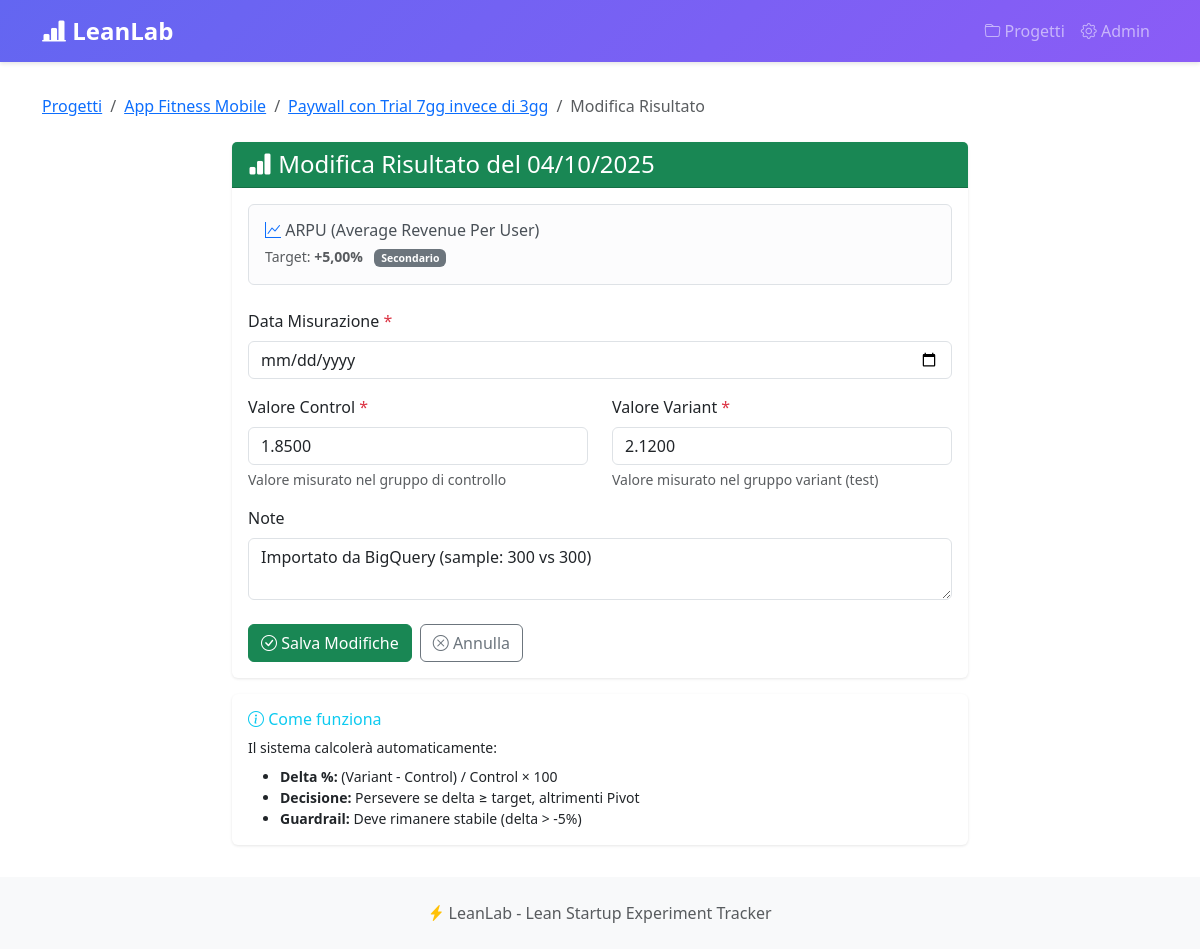
/metrics/result/1/edit/, run on the app's committed database.
### projects/models.py (models this page shows, shortened)
class Project(models.Model):
    name = models.CharField(max_length=200, verbose_name="Nome Progetto")
    description = models.TextField(blank=True, verbose_name="Descrizione")
    created_at = models.DateTimeField(auto_now_add=True)
    updated_at = models.DateTimeField(auto_now=True)
    is_active = models.BooleanField(default=True, verbose_name="Attivo")
    class Meta:
        verbose_name = "Progetto"
        verbose_name_plural = "Progetti"
        ordering = ['-created_at']

class Experiment(models.Model):
    STATUS_CHOICES = [
        ('draft', 'Bozza'),
        ('running', 'In corso'),
        ('completed', 'Completato'),
    ]
    DECISION_CHOICES = [
        ('pending', 'In attesa'),
        ('persevere', 'Persevere'),
        ('pivot', 'Pivot'),
    ]
    project = models.ForeignKey(Project, on_delete=models.CASCADE, related_name='experiments')
    title = models.CharField(max_length=200, verbose_name="Titolo Esperimento")
    hypothesis = models.TextField(verbose_name="Ipotesi da testare")
    status = models.CharField(max_length=20, choices=STATUS_CHOICES, default='draft')
    decision = models.CharField(max_length=20, choices=DECISION_CHOICES, default='pending')
    start_date = models.DateField(null=True, blank=True, verbose_name="Data Inizio")
    end_date = models.DateField(null=True, blank=True, verbose_name="Data Fine")
    notes = models.TextField(blank=True, verbose_name="Note")
    created_at = models.DateTimeField(auto_now_add=True)
    updated_at = models.DateTimeField(auto_now=True)
    class Meta:
        verbose_name = "Esperimento"
        verbose_name_plural = "Esperimenti"
        ordering = ['-created_at']

### metrics/models.py (models this page shows, shortened)
class Indicator(models.Model):
    TYPE_CHOICES = [
        ('percentage', 'Percentuale'),
        ('average', 'Media'),
        ('count', 'Conteggio'),
        ('revenue', 'Revenue'),
    ]
    ROLE_CHOICES = [
        ('primary', 'Primario'),
        ('guardrail', 'Guardrail'),
        ('secondary', 'Secondario'),
    ]
    experiment = models.ForeignKey(Experiment, on_delete=models.CASCADE, related_name='indicators')
    name = models.CharField(max_length=200, verbose_name="Nome Indicatore")
    description = models.TextField(blank=True, verbose_name="Descrizione")
    indicator_type = models.CharField(max_length=20, choices=TYPE_CHOICES, default='percentage')
    role = models.CharField(max_length=20, choices=ROLE_CHOICES, default='primary')
    target_uplift = models.DecimalField(
        max_digits=5,
        decimal_places=2,
        help_text="Target % miglioramento (es. 10 per +10%)",
        verbose_name="Target Uplift %"
    )
    bigquery_metric_key = models.CharField(
        max_length=100,
        blank=True,
        help_text="Chiave per recuperare dati da MockBigQueryData (es: completion_rate, retention_d7)",
        verbose_name="Metric Key BigQuery"
    )
    created_at = models.DateTimeField(auto_now_add=True)
    class Meta:
        verbose_name = "Indicatore"
        verbose_name_plural = "Indicatori"
        ordering = ['experiment', '-role', 'name']

class Result(models.Model):
    indicator = models.ForeignKey(Indicator, on_delete=models.CASCADE, related_name='results')
    measured_at = models.DateField(verbose_name="Data Misurazione")
    value_control = models.DecimalField(max_digits=12, decimal_places=4, verbose_name="Valore Control")
    value_variant = models.DecimalField(max_digits=12, decimal_places=4, verbose_name="Valore Variant")
    delta_percentage = models.DecimalField(max_digits=8, decimal_places=2, null=True, blank=True, verbose_name="Delta %")
    decision_auto = models.CharField(max_length=20, blank=True, verbose_name="Decisione Auto")
    notes = models.TextField(blank=True, verbose_name="Note")
    created_at = models.DateTimeField(auto_now_add=True)
    class Meta:
        verbose_name = "Risultato"
        verbose_name_plural = "Risultati"
        ordering = ['-measured_at']

### metrics/views.py (the view)
def result_edit(request, pk):
    result = get_object_or_404(Result, pk=pk)
    indicator = result.indicator
    experiment = indicator.experiment
    project = experiment.project
    if request.method == 'POST':
        form = ResultForm(request.POST, instance=result)
        if form.is_valid():
            result = form.save()
            messages.success(request, f'Risultato aggiornato! Delta: {result.delta_percentage:.2f}%')
            return redirect('projects:experiment_detail', project_pk=project.pk, pk=experiment.pk)
    else:
        form = ResultForm(instance=result)
    context = {
        'form': form,
        'result': result,
        'indicator': indicator,
        'experiment': experiment,
        'project': project,
        'title': f'Modifica Risultato del {result.measured_at.strftime("%d/%m/%Y")}',
        'button_text': 'Salva Modifiche'
    }
    return render(request, 'result_form.html', context)

### metrics/templates/result_form.html (shortened to what this page needs)
{% extends 'base.html' %}
{% block content %}
<nav aria-label="breadcrumb" class="mb-4">
    <ol class="breadcrumb">
        <li class="breadcrumb-item"><a href="{% url 'projects:list' %}">Progetti</a></li>
        <li class="breadcrumb-item"><a href="{% url 'projects:detail' project.pk %}">{{ project.name }}</a></li>
        <li class="breadcrumb-item"><a href="{% url 'projects:experiment_detail' project.pk experiment.pk %}">{{ experiment.title }}</a></li>
        <li class="breadcrumb-item active">
            {% if result %}Modifica Risultato{% else %}Nuovo Risultato{% endif %}
        </li>
    </ol>
</nav>
<div class="row justify-content-center">
    <div class="col-lg-8">
        <div class="card">
            <div class="card-header bg-success text-white">
                <h4 class="mb-0">
                    <i class="bi bi-bar-chart-fill"></i> {{ title }}
                </h4>
            </div>
            <div class="card-body">
                <div class="alert alert-light border mb-4">
                    <div class="d-flex justify-content-between align-items-center">
                        <div>
                            <h6 class="mb-1">
                                <i class="bi bi-graph-up text-primary"></i> {{ indicator.name }}
                            </h6>
                            <small class="text-muted">
                                Target: <strong>+{{ indicator.target_uplift }}%</strong>
                                <span class="badge
                                    {% if indicator.role == 'primary' %}bg-primary
                                    {% elif indicator.role == 'guardrail' %}bg-danger
                                    {% else %}bg-secondary{% endif %} ms-2">
                                    {{ indicator.get_role_display }}
                                </span>
                            </small>
                        </div>
                    </div>
                </div>
                <form method="post" novalidate>
                    <div class="mb-3">
                        <label for="{{ form.measured_at.id_for_label }}" class="form-label">
                            {{ form.measured_at.label }} <span class="text-danger">*</span>
                        </label>
                        {{ form.measured_at }}
                    </div>
                    <div class="row">
                        <div class="col-md-6 mb-3">
                            <label for="{{ form.value_control.id_for_label }}" class="form-label">
                                {{ form.value_control.label }} <span class="text-danger">*</span>
                            </label>
                            {{ form.value_control }}
                            <small class="form-text text-muted d-block">
                                {{ form.value_control.help_text }}
                            </small>
                        </div>
                        <div class="col-md-6 mb-3">
                            <label for="{{ form.value_variant.id_for_label }}" class="form-label">
                                {{ form.value_variant.label }} <span class="text-danger">*</span>
                            </label>
                            {{ form.value_variant }}
                            <small class="form-text text-muted d-block">
                                {{ form.value_variant.help_text }}
                            </small>
                        </div>
                    </div>
                    <div class="mb-4">
                        <label for="{{ form.notes.id_for_label }}" class="form-label">
                            {{ form.notes.label }}
                        </label>
                        {{ form.notes }}
                    </div>
                    <div class="d-flex gap-2">
                        <button type="submit" class="btn btn-success">
                            <i class="bi bi-check-circle"></i> {{ button_text }}
                        </button>
                        <a href="{% url 'projects:experiment_detail' project.pk experiment.pk %}"
                           class="btn btn-outline-secondary">
                            <i class="bi bi-x-circle"></i> Annulla
                        </a>
                    </div>
                </form>
            </div>
        </div>
        <div class="card mt-3 border-info">
            <div class="card-body">
                <h6 class="text-info"><i class="bi bi-info-circle"></i> Come funziona</h6>
                <p class="mb-2 small">Il sistema calcolerà automaticamente:</p>
                <ul class="mb-0 small">
                    <li><strong>Delta %:</strong> (Variant - Control) / Control × 100</li>
                    <li><strong>Decisione:</strong> Persevere se delta ≥ target, altrimenti Pivot</li>
                    <li><strong>Guardrail:</strong> Deve rimanere stabile (delta > -5%)</li>
                </ul>
            </div>
        </div>
    </div>
</div>
{% endblock %}

### templates/base.html (style rules this page uses)
:root { --primary-color: #6366f1; --success-color: #10b981; --danger-color: #ef4444; --warning-color: #f59e0b; }
body { min-height: 100vh; display: flex; flex-direction: column; }
.card { border: none; box-shadow: 0 1px 3px rgba(0,0,0,0.1); transition: transform 0.2s, box-shadow 0.2s; }

### data on the page
Project: name "App Fitness Mobile"
Experiment: title "Paywall con Trial 7gg invece di 3gg"
Indicator: name "ARPU (Average Revenue Per User)", target_uplift "5,00", role "Secondario"
Result: value_control "1.8500", value_variant "2.1200", notes "Importato da BigQuery (sample: 300 vs 300)"

### other printed values
{{ title }} "Modifica Risultato del 04/10/2025"
{{ button_text }} "Salva Modifiche"
